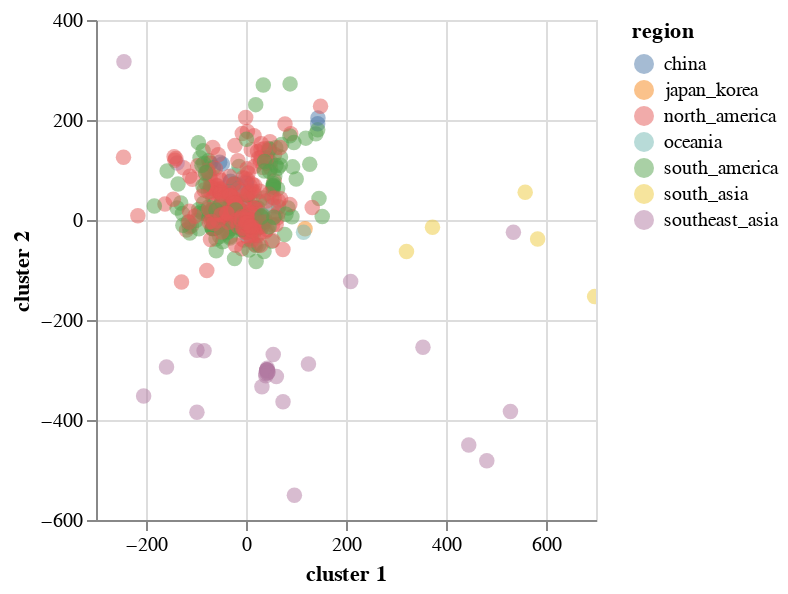

Write notebook code for a chart like this one.
### Code cell
import altair as alt

base = alt.Chart(merged_df)
base.mark_circle(size=60).encode(
    x='cluster 1',
    y='cluster 2',
    opacity=alt.value(0.5),
    color='region',
    tooltip=['strain', 'region']
).properties(width=250,height=250).interactive()

### Figure 1 — Vega-Lite specification as saved in the notebook (floating-point values rounded to 4 significant figures; data arrays with more than 128 entries replaced by an {"elided": "..."} marker saying what was removed)
{"$schema": "https://vega.github.io/schema/vega-lite/v3.3.0.json", "config": {"mark": {"tooltip": null}, "view": {"height": 300, "width": 400}}, "data": {"name": "data-6f5c054021e6226c10da04574c63637f"}, "datasets": {"data-6f5c054021e6226c10da04574c63637f": {"elided": "486 records"}}, "encoding": {"color": {"field": "region", "type": "nominal"}, "opacity": {"value": 0.5}, "tooltip": [{"field": "strain", "type": "nominal"}, {"field": "region", "type": "nominal"}], "x": {"field": "cluster 1", "type": "quantitative"}, "y": {"field": "cluster 2", "type": "quantitative"}}, "height": 250, "mark": {"size": 60, "type": "circle"}, "selection": {"selector002": {"bind": "scales", "encodings": ["x", "y"], "type": "interval"}}, "width": 250}
